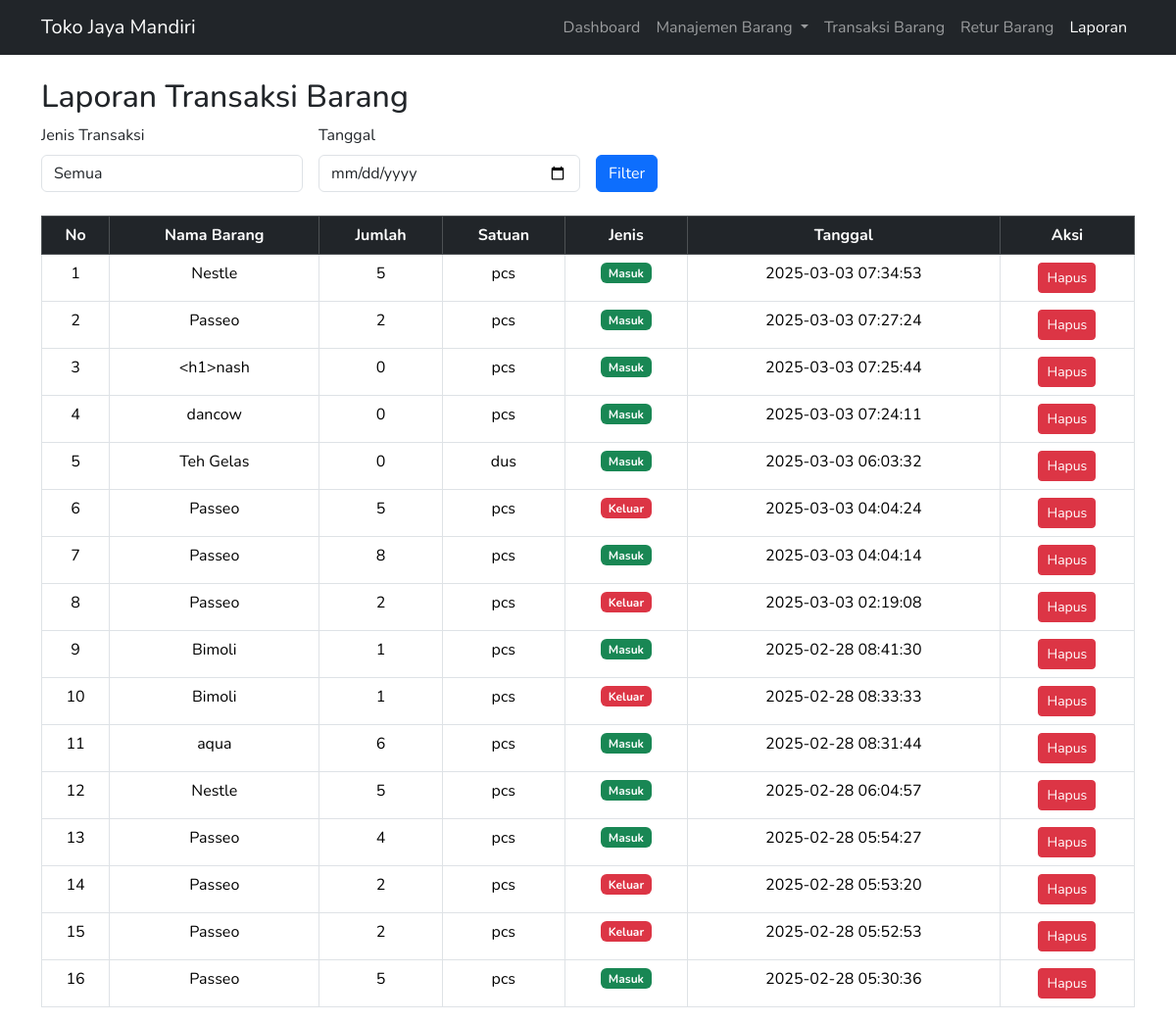
The app's page /laporan.php with its own data.
### tables this page shows
CREATE TABLE `transaksi` (
  `id` int(11) NOT NULL,
  `barang_id` int(11) NOT NULL,
  `jumlah` int(11) NOT NULL,
  `jenis` enum('masuk','keluar') NOT NULL,
  `tanggal` timestamp NOT NULL DEFAULT current_timestamp()
);

CREATE TABLE `barang` (
  `id` int(11) NOT NULL,
  `nama_barang` varchar(255) NOT NULL,
  `stok` int(11) NOT NULL DEFAULT 0,
  `kategori_id` int(11) DEFAULT NULL,
  `supplier_id` int(11) DEFAULT NULL,
  `satuan` varchar(20) NOT NULL DEFAULT 'pcs'
);

### laporan.php (the view, shortened to what this page needs)
<?php
include "config/database.php";
include "partials/navbar.php";
$filter_tanggal = isset($_GET['tanggal']) ? $_GET['tanggal'] : '';
$query = "SELECT transaksi.*, barang.nama_barang, barang.satuan FROM transaksi
          JOIN barang ON transaksi.barang_id = barang.id
          WHERE 1=1";
$query .= " ORDER BY transaksi.tanggal DESC";
$transaksi = mysqli_query($conn, $query);
?>
<!DOCTYPE html>
<html lang="id">
<head>
    <link href="https://cdn.jsdelivr.net/npm/bootstrap@5.3.2/dist/css/bootstrap.min.css" rel="stylesheet">
</head>
<body>
<div class="container mt-4">
    <h2>Laporan Transaksi Barang</h2>
    <form method="GET" class="row g-3">
        <div class="col-md-3">
            <label class="form-label">Jenis Transaksi</label>
            <select name="jenis" class="form-control">
                <option value="">Semua</option>
            </select>
        </div>
        <div class="col-md-3">
            <label class="form-label">Tanggal</label>
            <input type="date" name="tanggal" class="form-control" value="<?= $filter_tanggal ?>">
        </div>
        <div class="col-md-3 d-flex align-items-end">
            <button type="submit" class="btn btn-primary">Filter</button>
        </div>
    </form>
    <table class="table table-bordered mt-4">
        <thead class="table-dark text-center">
            <tr>
                <th>No</th>
                <th>Nama Barang</th>
                <th>Jumlah</th>
                <th>Satuan</th>
                <th>Jenis</th>
                <th>Tanggal</th>
                <th>Aksi</th>
            </tr>
        </thead>
        <tbody>
            <?php
            $no = 1;
            while ($row = mysqli_fetch_assoc($transaksi)) { ?>
                <tr class="text-center">
                    <td><?= $no++; ?></td>
                    <td><?= $row['nama_barang']; ?></td>
                    <td><?= $row['jumlah']; ?></td>
                    <td><?= $row['satuan']; ?></td>
                    <td><span class="badge bg-<?= $row['jenis'] == 'masuk' ? 'success' : 'danger' ?>">
                        <?= ucfirst($row['jenis']); ?>
                    </span></td>
                    <td><?= $row['tanggal']; ?></td>
                    <td>
                        <button class="btn btn-danger btn-sm" onclick="confirmDelete(<?= $row['id']; ?>)">Hapus</button>
                    </td>
                </tr>
            <?php } ?>
        </tbody>
    </table>
</div>
</body>
</html>

### partials/navbar.php (style rules this page uses)
body { font-family: 'Nunito', sans-serif !important; }
h2 { font-weight: 900; }

### records on screen
transaksi: barang.nama_barang "Nestle", jumlah "5", barang.satuan "pcs", jenis "Masuk", tanggal "2025-03-03 07:34:53"
transaksi: barang.nama_barang "Passeo", jumlah "2", barang.satuan "pcs", jenis "Masuk", tanggal "2025-03-03 07:27:24"
transaksi: barang.nama_barang "<h1>nash", jumlah "0", barang.satuan "pcs", jenis "Masuk", tanggal "2025-03-03 07:25:44"
transaksi: barang.nama_barang "dancow", jumlah "0", barang.satuan "pcs", jenis "Masuk", tanggal "2025-03-03 07:24:11"
transaksi: barang.nama_barang "Teh Gelas", jumlah "0", barang.satuan "dus", jenis "Masuk", tanggal "2025-03-03 06:03:32"
transaksi: barang.nama_barang "Passeo", jumlah "5", barang.satuan "pcs", jenis "Keluar", tanggal "2025-03-03 04:04:24"
transaksi: barang.nama_barang "Passeo", jumlah "8", barang.satuan "pcs", jenis "Masuk", tanggal "2025-03-03 04:04:14"
transaksi: barang.nama_barang "Passeo", jumlah "2", barang.satuan "pcs", jenis "Keluar", tanggal "2025-03-03 02:19:08"
transaksi: barang.nama_barang "Bimoli", jumlah "1", barang.satuan "pcs", jenis "Masuk", tanggal "2025-02-28 08:41:30"
transaksi: barang.nama_barang "Bimoli", jumlah "1", barang.satuan "pcs", jenis "Keluar", tanggal "2025-02-28 08:33:33"
transaksi: barang.nama_barang "aqua", jumlah "6", barang.satuan "pcs", jenis "Masuk", tanggal "2025-02-28 08:31:44"
transaksi: barang.nama_barang "Nestle", jumlah "5", barang.satuan "pcs", jenis "Masuk", tanggal "2025-02-28 06:04:57"
transaksi: barang.nama_barang "Passeo", jumlah "4", barang.satuan "pcs", jenis "Masuk", tanggal "2025-02-28 05:54:27"
transaksi: barang.nama_barang "Passeo", jumlah "2", barang.satuan "pcs", jenis "Keluar", tanggal "2025-02-28 05:53:20"
transaksi: barang.nama_barang "Passeo", jumlah "2", barang.satuan "pcs", jenis "Keluar", tanggal "2025-02-28 05:52:53"
transaksi: barang.nama_barang "Passeo", jumlah "5", barang.satuan "pcs", jenis "Masuk", tanggal "2025-02-28 05:30:36"
